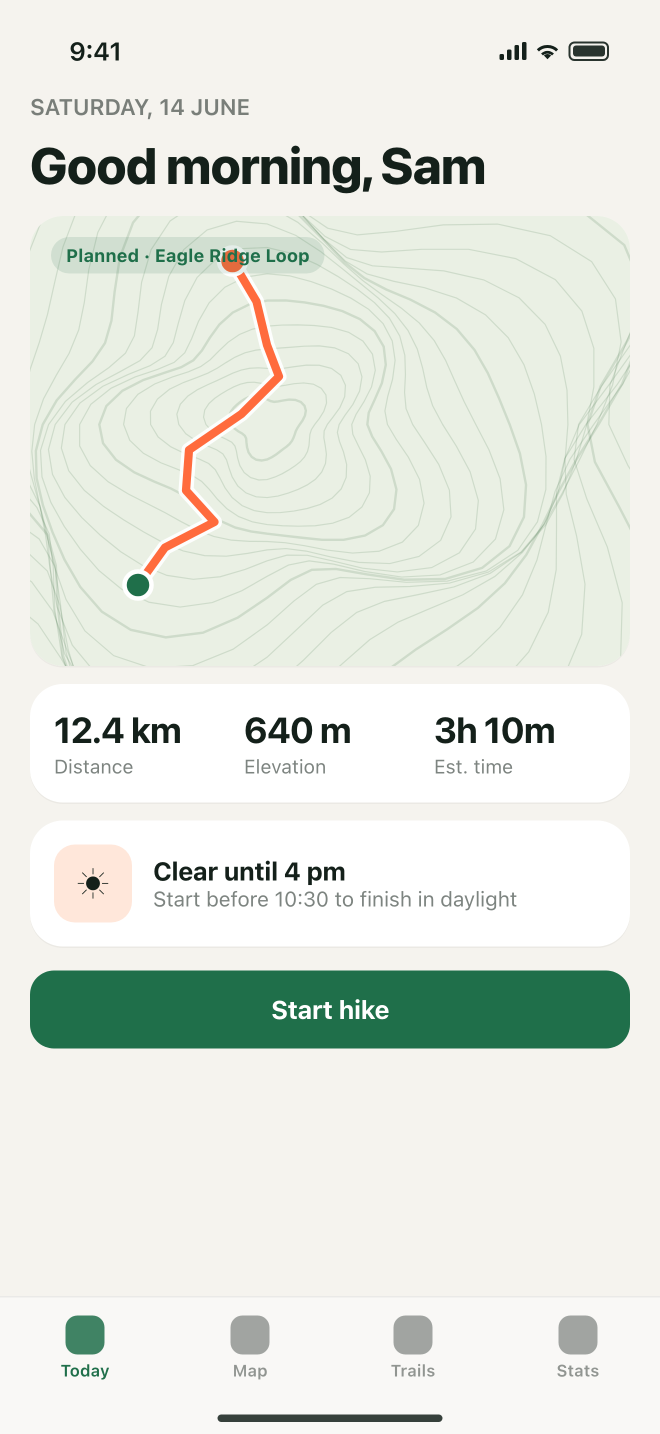
#> input picture examples/sample-campaign/screens/home.png, 1320 x 2868 px (shown at 1/2 size)
$ python -i analyze.py   (imports and definitions only)
#> lines starting #> are read from the running program, lines starting #| are printed output that depends on the picture
"""Look at the real screenshots and icon: size, light or dark, dominant colours, and the UI blocks (cards,
rows) that a feature-explosion layout may lift out. Measurements only; meaning comes from reading the app."""
from __future__ import annotations

import colorsys
import pathlib

from PIL import Image, ImageFilter, ImageStat


def hexc(rgb):
    return "#%02X%02X%02X" % tuple(int(v) for v in rgb[:3])


def palette(img: Image.Image, n=6):
    small = img.convert("RGB").resize((96, int(96 * img.height / img.width)))
    q = small.quantize(colors=n, method=Image.Quantize.MEDIANCUT)
    pal = q.getpalette()[: n * 3]
    counts = sorted(q.getcolors(), reverse=True)
    out = []
    for cnt, idx in counts:
        rgb = pal[idx * 3: idx * 3 + 3]
        out.append({"hex": hexc(rgb), "share": round(cnt / (small.width * small.height), 3),
                    "chroma": max(rgb) - min(rgb)})
    return out


def ui_blocks(img: Image.Image, min_h=0.045, max_n=4):
    """Horizontal content blocks, separated by rows of nearly uniform colour. Returns fractions [x, y, w, h].

    Skips the status bar (top 6%) and the home indicator / tab bar (bottom 10%); a block must be 4.5–40% of
    the height. A heuristic: check the pick by eye, or set storyboard[].highlights by hand."""
    g = img.convert("L").filter(ImageFilter.GaussianBlur(1))
    w, h = g.size
    step = max(1, h // 700)
    rows = []
    for y in range(0, h, step):
        row = g.crop((int(w * 0.04), y, int(w * 0.96), y + 1))
        rows.append((y, ImageStat.Stat(row).stddev[0]))
    busy = [s > 6 for _, s in rows]
    blocks, start = [], None
    for k, (y, _) in enumerate(rows):
        if busy[k] and start is None:
            start = y
        elif not busy[k] and start is not None:
            blocks.append((start, y))
            start = None
    if start is not None:
        blocks.append((start, h))
    out = []
    for y0, y1 in blocks:
        if y0 < h * 0.06 or y1 > h * 0.9:
            continue
        bh = (y1 - y0) / h
        if min_h <= bh <= 0.4:
            pad = 0.008
            out.append([0.03, round(max(0, y0 / h - pad), 4), 0.94, round(min(1, bh + 2 * pad), 4)])
    out.sort(key=lambda b: -b[3])
    return out[:max_n]


def describe(path: pathlib.Path):
    with Image.open(path) as im:
#> im is the input picture: PIL image 1320x2868 RGB; mean R, G, B 227.3, 231.9, 224
        im.load()
        rgb = im.convert("RGB")
        lum = ImageStat.Stat(rgb.convert("L")).mean[0] / 255
#> lum = 0.901
        return {"file": str(path), "size": list(im.size), "aspect": round(im.height / im.width, 4),
                "mode": im.mode, "alpha": im.mode in ("RGBA", "LA") or "transparency" in im.info,
                "luminance": round(lum, 3), "appearance": "dark" if lum < 0.4 else "light",
                "palette": palette(rgb), "blocks": ui_blocks(rgb)}
#> in palette, `small = img.convert("RGB").resize((96, int(96 * img.height / img.width..`:
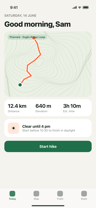
#> small: PIL image 96x208 RGB; mean R, G, B 227.2, 231.9, 223.9
#> in palette, `q = small.quantize(colors=n, method=Image.Quantize.MEDIANCUT)`:
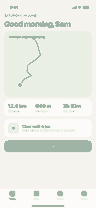
#> q: PIL image 96x208 P; mean R, G, B 234.6, 237.2, 230
#> in palette, `pal = q.getpalette()[: n * 3]`: pal = [252, 251, 250, 247, 243, 238, 245, 243, 238, 239, 245, 239, 234, 239, 228, 159, 180, 164]
#> in palette, `counts = sorted(q.getcolors(), reverse=True)`: counts = [(6900, 2), (6155, 4), (3988, 0), (1969, 5), (832, 1), (124, 3)]
#> the loop in palette, `for cnt, idx in counts:` made 6 passes
#> (cnt, idx, rgb) on passes 1 to 6: (6900, 2, [245, 243, 238]), (6155, 4, [234, 239, 228]), (3988, 0, [252, 251, 250]), (1969, 5, [159, 180, 164]), (832, 1, [247, 243, 238]), (124, 3, [239, 245, 239])
#> after the loop in palette, `for cnt, idx in counts:`: out = 6 items
#> in ui_blocks, `g = img.convert("L").filter(ImageFilter.GaussianBlur(1))`:
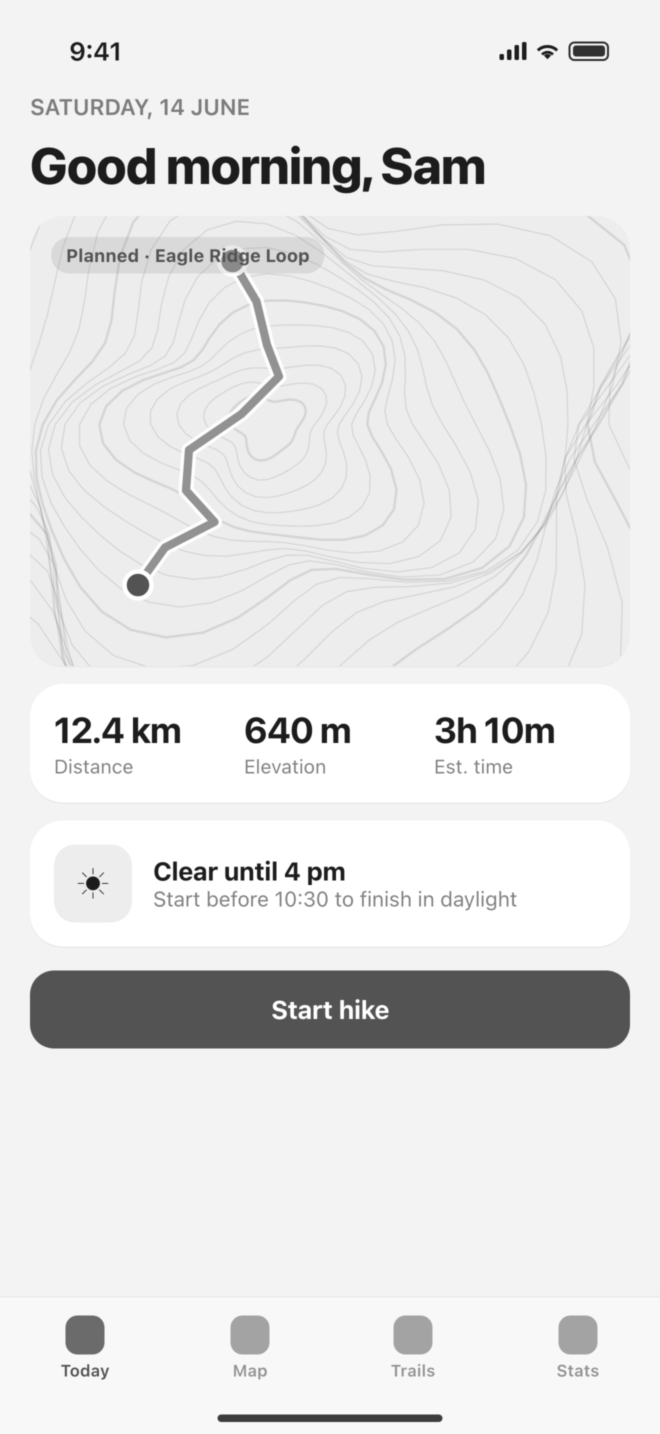
#> g: PIL image 1320x2868 L (shown at 1/2 size); min 28, max 255, mean 229.6
#> after the loop in ui_blocks, `for y in range(0, h, step):`: rows = 717 pairs, first value 0 to 2864, second value 0 to 102.8
#> in ui_blocks, `busy = [s > 6 for _, s in rows]`: busy = 717 items, first 6: False, False, False, False, False, False
#> the loop in ui_blocks, `for k, (y, _) in enumerate(rows):` made 717 passes
#> (y, start) on passes 22, 51: (84, 84), (200, 200)
#> start on passes 74, 113, 120, 318, 360, 381: 292, 448, 476, 1268, 1436, 1520
#> after the loop in ui_blocks, `for k, (y, _) in enumerate(rows):`: blocks = [(84, 124), (200, 236), (292, 388), (448, 452), (476, 1200), (1268, 1276), (1436, 1488), (1520, 1548), (1720, 1824), (1940, 2100), (2632, 2712), (2728, 2760), (2828, 2848)]
#> the loop in ui_blocks, `for y0, y1 in blocks:` made 13 passes
#> (y0, y1, bh, pad) on passes 5, 10: (476, 1200, 0.252, 0.008), (1940, 2100, 0.0558, 0.008)
#> (y0, y1, bh) on passes 2, 3, 4, 6, 7, 8: (200, 236, 0.0126), (292, 388, 0.0335), (448, 452, 0.00139), (1268, 1276, 0.00279), (1436, 1488, 0.0181), (1520, 1548, 0.00976)
#> after the loop in ui_blocks, `for y0, y1 in blocks:`: out = [[0.03, 0.158, 0.94, 0.268], [0.03, 0.668, 0.94, 0.0718]]


def _rgb(h):
    h = h.lstrip("#")
    return tuple(int(h[i:i + 2], 16) for i in (0, 2, 4))


def _mix(a, b, t):
    """a moved a fraction t of the way to b (both "#RRGGBB")."""
    return hexc([x + (y - x) * t for x, y in zip(_rgb(a), _rgb(b))])


def _hue(h):
    r, g, b = (v / 255 for v in _rgb(h))
    return colorsys.rgb_to_hls(r, g, b)[0] * 360


def _hue_gap(a, b):
    d = abs(_hue(a) - _hue(b)) % 360
    return min(d, 360 - d)


# [6 lines left out: function _lum, not called in this run]


def contrast(a, b):
    la, lb = sorted((_lum(a), _lum(b)), reverse=True)
    return (la + 0.05) / (lb + 0.05)


FALLBACK = {"light": {"bg": "#F4F1EA", "bg2": "#E7E1D5", "ink": "#15140F", "muted": "#6B665C"},
            "dark": {"bg": "#0F1115", "bg2": "#1B1F27", "ink": "#F4F2EC", "muted": "#8B93A1"}}


# [53 lines left out: function suggest_palette, not called in this run]

>>> result = describe('../../examples/sample-campaign/screens/home.png')
#> result = 9 items

$ run again, on examples/sample-campaign/screens/map.png
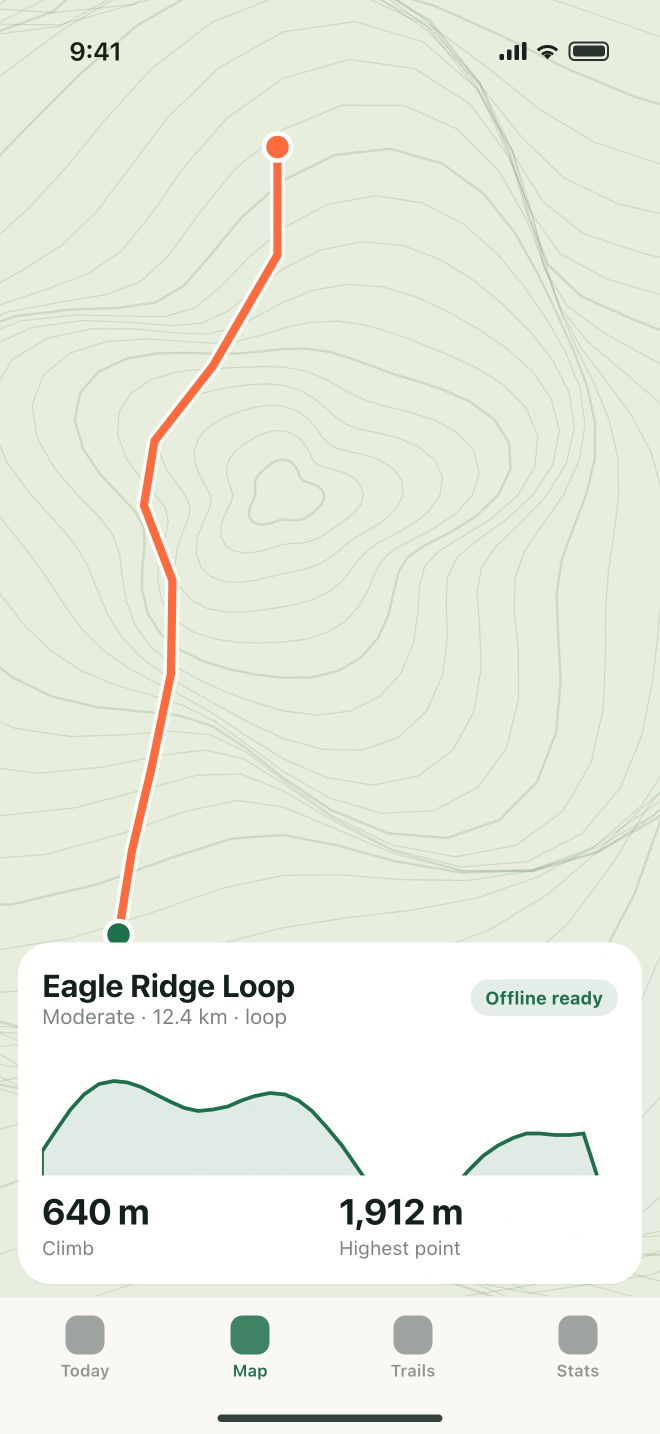
#> input picture examples/sample-campaign/screens/map.png, 1320 x 2868 px (shown at 1/2 size)
#> in describe, im is the input picture: PIL image 1320x2868 RGB; mean R, G, B 232.7, 237.3, 224.6
#> lum = 0.92
#> in palette, `small = img.convert("RGB").resize((96, int(96 * img.height / img.width..`:
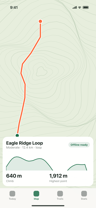
#> small: PIL image 96x208 RGB; mean R, G, B 232.6, 237.2, 224.6
#> in palette, `q = small.quantize(colors=n, method=Image.Quantize.MEDIANCUT)`:
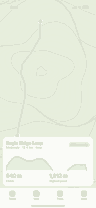
#> q: PIL image 96x208 P; mean R, G, B 234.7, 240.1, 226.3
#> pal = [250, 251, 247, 232, 238, 222, 231, 238, 221, 231, 238, 220, 230, 238, 222, 219, 225, 209]
#> counts = [(7092, 2), (4981, 0), (4404, 3), (1725, 5), (1043, 1), (723, 4)]
#> the loop in palette, `for cnt, idx in counts:` made 6 passes
#> (cnt, idx, rgb) on passes 1 to 6: (7092, 2, [231, 238, 221]), (4981, 0, [250, 251, 247]), (4404, 3, [231, 238, 220]), (1725, 5, [219, 225, 209]), (1043, 1, [232, 238, 222]), (723, 4, [230, 238, 222])
#> after the loop in palette, `for cnt, idx in counts:`: out = 6 items
#> after the loop in ui_blocks, `for y in range(0, h, step):`: rows = 717 pairs, first value 0 to 2864, second value 0 to 91.96
#> busy = 717 items, first 6: False, False, False, False, True, False
#> the loop in ui_blocks, `for k, (y, _) in enumerate(rows):` made 717 passes
#> (y, start) on passes 5, 7, 13, 22: (16, 16), (24, 24), (48, 48), (84, 84)
#> after the loop in ui_blocks, `for k, (y, _) in enumerate(rows):`: blocks = [(16, 20), (24, 28), (48, 52), (84, 124), (272, 320), (328, 1840), (1848, 1888), (1948, 2052), (2160, 2352), (2396, 2460), (2484, 2520), (2632, 2712), (2732, 2760), (2828, 2848)]
#> the loop in ui_blocks, `for y0, y1 in blocks:` made 14 passes
#> (y0, y1, bh, pad) on pass 9: (2160, 2352, 0.0669, 0.008)
#> after the loop in ui_blocks, `for y0, y1 in blocks:`: out = [[0.03, 0.745, 0.94, 0.0829]]
#> result = 9 items

$ run again, on examples/sample-campaign/screens/stats.png
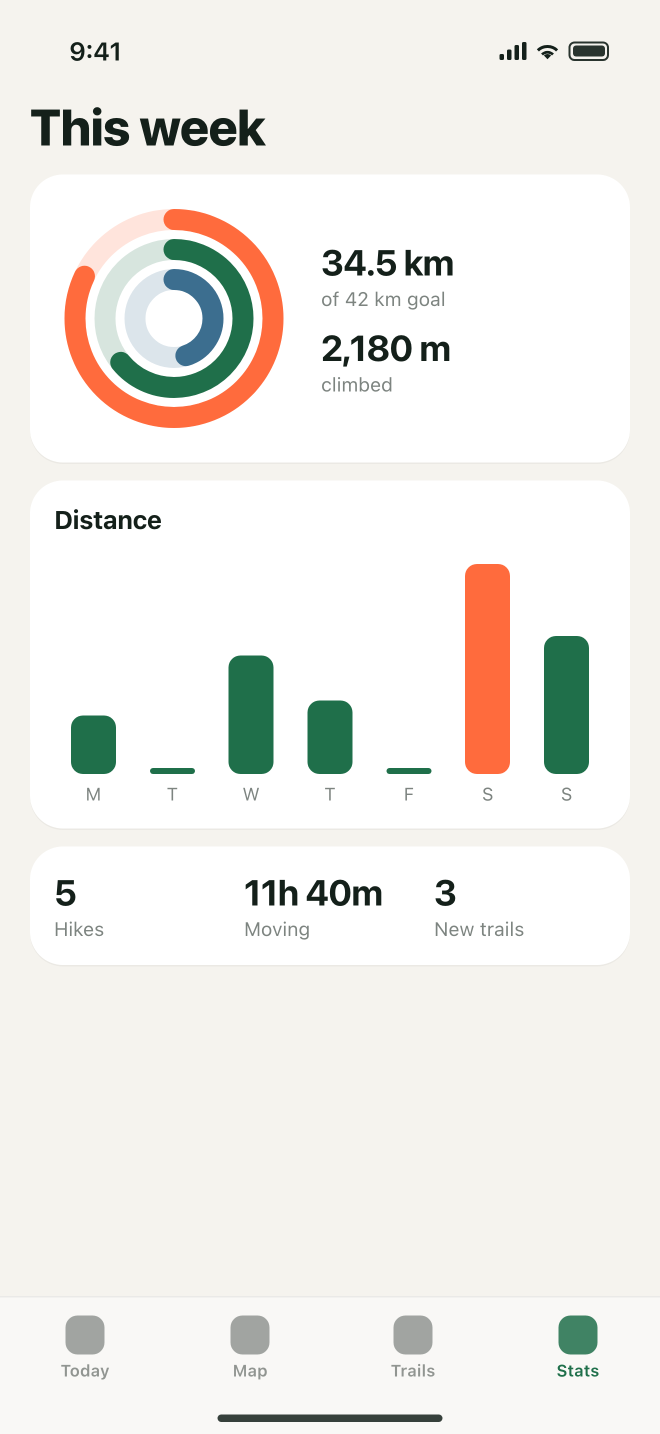
#> input picture examples/sample-campaign/screens/stats.png, 1320 x 2868 px (shown at 1/2 size)
#> in describe, im is the input picture: PIL image 1320x2868 RGB; mean R, G, B 239.7, 238, 233.8
#> lum = 0.934
#> in palette, `q = small.quantize(colors=n, method=Image.Quantize.MEDIANCUT)`:
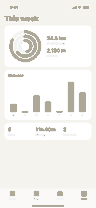
#> q: PIL image 96x208 P; mean R, G, B 243.1, 241.8, 238.1
#> pal = [255, 255, 255, 250, 249, 247, 246, 246, 243, 245, 243, 238, 241, 243, 242, 174, 168, 152]
#> counts = [(8243, 3), (7236, 0), (1893, 1), (1652, 5), (511, 4), (433, 2)]
#> the loop in palette, `for cnt, idx in counts:` made 6 passes
#> (cnt, idx, rgb) on passes 1 to 6: (8243, 3, [245, 243, 238]), (7236, 0, [255, 255, 255]), (1893, 1, [250, 249, 247]), (1652, 5, [174, 168, 152]), (511, 4, [241, 243, 242]), (433, 2, [246, 246, 243])
#> after the loop in palette, `for cnt, idx in counts:`: out = 6 items
#> in ui_blocks, `g = img.convert("L").filter(ImageFilter.GaussianBlur(1))`:
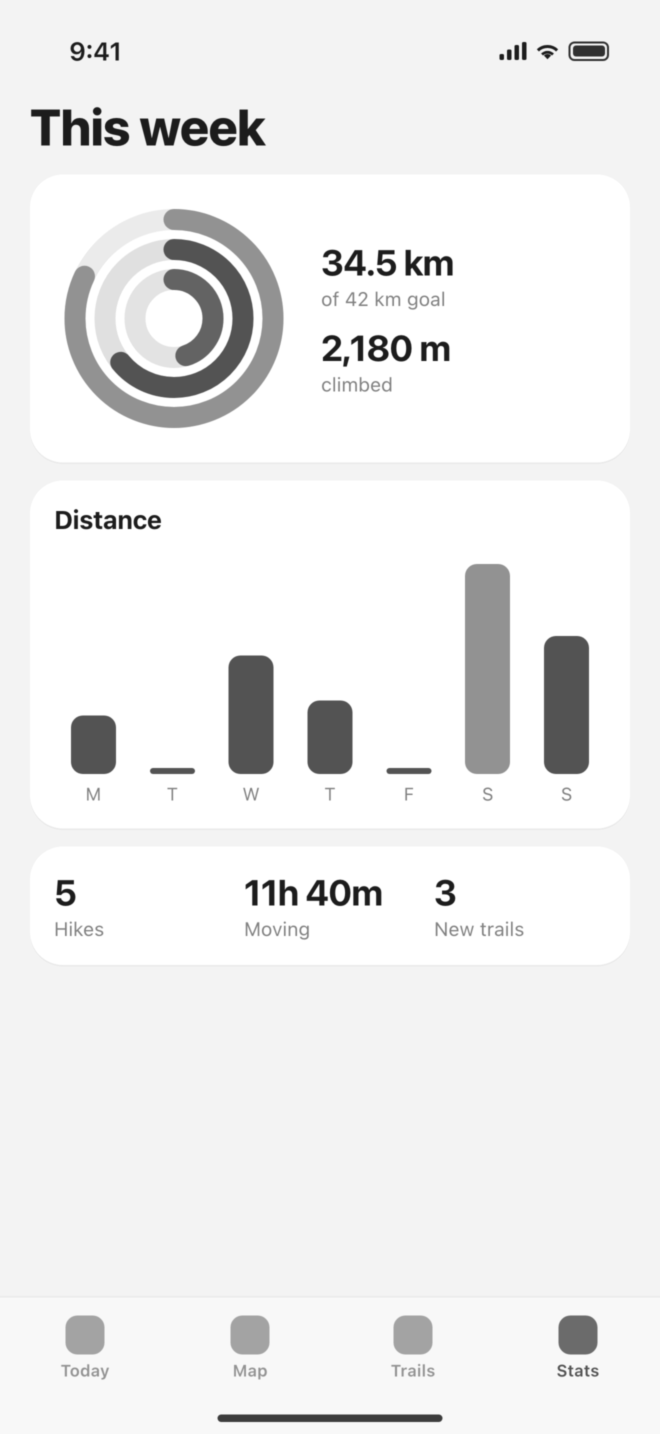
#> g: PIL image 1320x2868 L (shown at 1/2 size); min 28, max 255, mean 238
#> after the loop in ui_blocks, `for y in range(0, h, step):`: rows = 717 pairs, first value 0 to 2864, second value 0 to 90.59
#> busy = 717 items, first 6: False, False, False, False, False, False
#> the loop in ui_blocks, `for k, (y, _) in enumerate(rows):` made 717 passes
#> (y, start) on passes 22, 55: (84, 84), (216, 216)
#> after the loop in ui_blocks, `for k, (y, _) in enumerate(rows):`: blocks = [(84, 124), (216, 296), (420, 856), (1020, 1060), (1128, 1552), (1576, 1604), (1760, 1816), (1844, 1880), (2632, 2712), (2732, 2760), (2828, 2848)]
#> the loop in ui_blocks, `for y0, y1 in blocks:` made 11 passes
#> (y0, y1, bh, pad) on passes 3, 5: (420, 856, 0.152, 0.008), (1128, 1552, 0.148, 0.008)
#> after the loop in ui_blocks, `for y0, y1 in blocks:`: out = [[0.03, 0.138, 0.94, 0.168], [0.03, 0.385, 0.94, 0.164]]
#> result = 9 items
